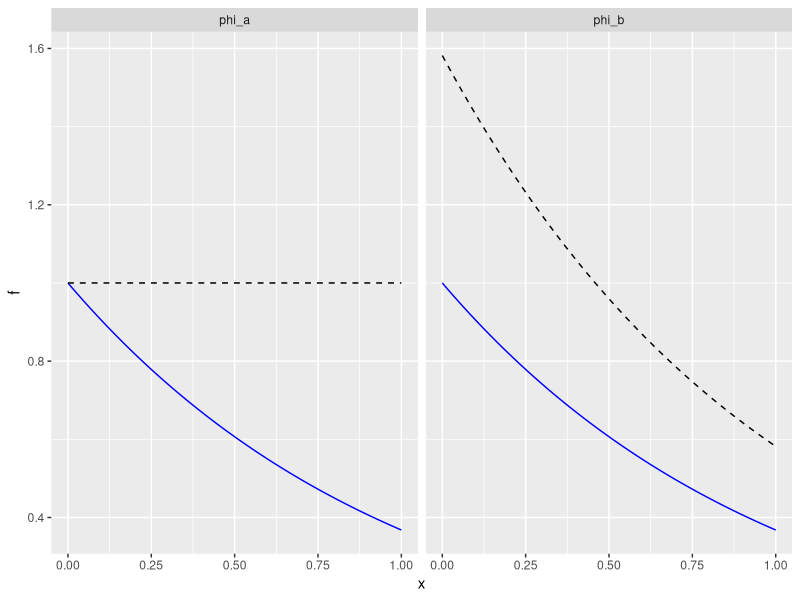
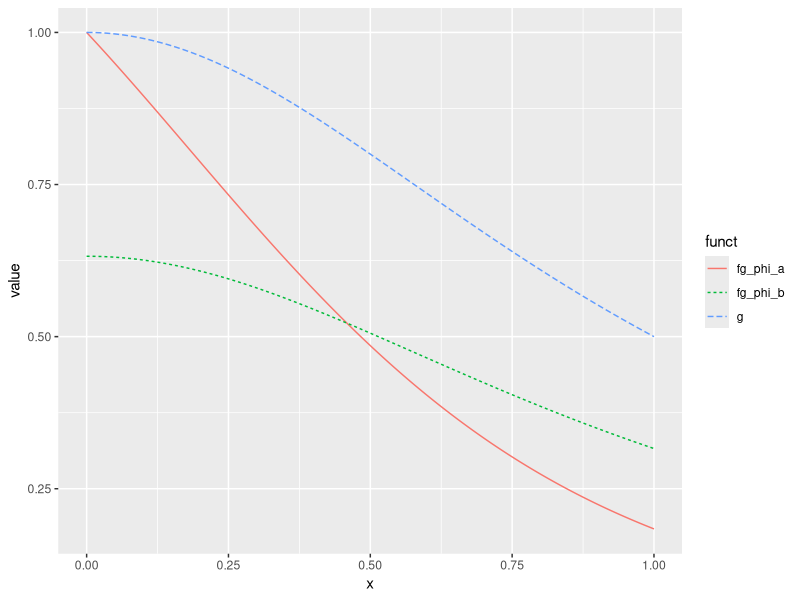

The R source for these figures, in order:
## ------------------------------------------
library(ggplot2)
library(dplyr)
library(tidyr)
set.seed(100)

## write functions
g <- function(x) {
  1/(1 + x^2)*(x <= 1)
}

f <- function(x) {
  dexp(x, 1)
}

phi_a <- function(x) {
  dunif(x, 0, 1)
}

phi_b <- function(x) {
  exp(-x)/(1 - exp(-1))*(0 <= x & x <= 1)
}

## make plots
x <- seq(0, 1, length.out = 1000)

data.frame(x = x) %>%
  mutate(f = f(x),
         g = g(x),
         phi_a = phi_a(x),
         phi_b = phi_b(x)) -> function_df

function_df %>%
  gather(phi, value, phi_a, phi_b) %>%
  ggplot() +
  geom_line(aes(x, f), colour = "blue", lty = 1) +
  geom_line(aes(x, value), colour = "black", lty = 2) +
  facet_wrap(.~phi)

function_df %>%
  mutate(fg_phi_a = f*g/phi_a,
         fg_phi_b = f*g/phi_b) %>%
  select(x, g, fg_phi_a, fg_phi_b) %>%
  gather(funct, value, -x) %>%
  ggplot() +
  geom_line(aes(x, value, colour = funct, lty = funct))

## get estimators
## method 1
m <- 1000
x <- rexp(m, 1)
phi_hat_1 <- mean(g(x))
var_hat_phi_hat_1 <- mean((g(x) - phi_hat_1)^2)/m

## method 2a
x <- runif(m, 0, 1)
phi_hat_2a <- mean(g(x)*f(x)/phi_a(x))
var_hat_phi_hat_2a <- mean((g(x)*f(x)/phi_a(x) - phi_hat_2a)^2)/m

## method 2b
u <- runif(m, 0, 1)
x <- -log(1 - u*(1 - exp(-1)))
phi_hat_2b <- mean(g(x)*f(x)/phi_b(x))
var_hat_phi_hat_2b <- mean((g(x)*f(x)/phi_b(x) - phi_hat_2b)^2)/m


